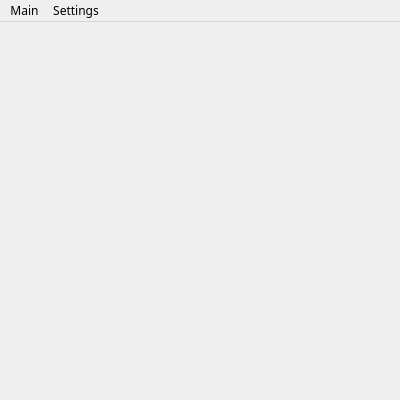
<?xml version="1.0" encoding="UTF-8"?>
<ui version="4.0">
 <class>MainWindow</class>
 <widget class="QMainWindow" name="MainWindow">
  <property name="enabled">
   <bool>true</bool>
  </property>
  <property name="geometry">
   <rect>
    <x>0</x>
    <y>0</y>
    <width>400</width>
    <height>400</height>
   </rect>
  </property>
  <property name="font">
   <font>
    <family>Japan</family>
   </font>
  </property>
  <property name="windowTitle">
   <string>MainWindow</string>
  </property>
  <widget class="QWidget" name="centralWidget">
   <property name="enabled">
    <bool>true</bool>
   </property>
   <layout class="QVBoxLayout" name="verticalLayout_2">
    <property name="spacing">
     <number>0</number>
    </property>
    <property name="leftMargin">
     <number>0</number>
    </property>
    <property name="topMargin">
     <number>0</number>
    </property>
    <property name="rightMargin">
     <number>0</number>
    </property>
    <property name="bottomMargin">
     <number>0</number>
    </property>
    <item>
     <layout class="QHBoxLayout" name="horizontalLayout">
      <property name="spacing">
       <number>0</number>
      </property>
      <item>
       <widget class="QStackedWidget" name="ContentStackedWidget">
        <property name="currentIndex">
         <number>0</number>
        </property>
        <widget class="WidgetWelcome" name="WelcomePage"/>
        <widget class="QcmExercice" name="ExerciceQcmPage"/>
        <widget class="KeyboardExercice" name="ExerciceKbdPage"/>
        <widget class="SymbolSetting" name="ExerciceSetSettingPage"/>
        <widget class="AppSettings" name="AppSettingsPage"/>
        <widget class="FntSetting" name="FontSettingPage"/>
        <widget class="ScreenSettings" name="ScreenSettingsPage"/>
       </widget>
      </item>
     </layout>
    </item>
   </layout>
  </widget>
  <widget class="QMenuBar" name="menuBar">
   <property name="enabled">
    <bool>true</bool>
   </property>
   <property name="geometry">
    <rect>
     <x>0</x>
     <y>0</y>
     <width>400</width>
     <height>20</height>
    </rect>
   </property>
   <property name="defaultUp">
    <bool>false</bool>
   </property>
   <widget class="QMenu" name="menuMain">
    <property name="title">
     <string>Main</string>
    </property>
    <widget class="QMenu" name="menuKatakana">
     <property name="title">
      <string>Katakana</string>
     </property>
     <addaction name="actionKatakana_to_Romanji_QCM"/>
     <addaction name="actionRomanji_to_Katakana_QCM"/>
     <addaction name="actionKatakana_to_Romanji_Kbd"/>
     <addaction name="actionEdit_Katakana_Set"/>
    </widget>
    <widget class="QMenu" name="menuHiragana">
     <property name="title">
      <string>Hiragana</string>
     </property>
     <addaction name="actionHiragana_to_Romanji_QCM"/>
     <addaction name="actionRomanji_to_Hiragana_QCM"/>
     <addaction name="actionHiragana_to_Romanji_Kbd"/>
     <addaction name="actionEdit_Hiragana_Set"/>
    </widget>
    <addaction name="menuHiragana"/>
    <addaction name="menuKatakana"/>
    <addaction name="actionAbout"/>
    <addaction name="separator"/>
    <addaction name="actionExit"/>
   </widget>
   <widget class="QMenu" name="menuSettings">
    <property name="title">
     <string>Settings</string>
    </property>
    <addaction name="actionApplication_Setting"/>
    <addaction name="actionFonts_Setting"/>
    <addaction name="actionScreen_Setting"/>
   </widget>
   <addaction name="menuMain"/>
   <addaction name="menuSettings"/>
  </widget>
  <action name="actionExit">
   <property name="text">
    <string>Exit</string>
   </property>
   <property name="font">
    <font/>
   </property>
  </action>
  <action name="actionAbout">
   <property name="text">
    <string>About</string>
   </property>
  </action>
  <action name="actionRomanji_to_Hiragana_QCM">
   <property name="text">
    <string>Romanji to Hiragana (QCM)</string>
   </property>
  </action>
  <action name="actionHiragana_to_Romanji_Kbd">
   <property name="text">
    <string>Hiragana to Romanji (Kbd)</string>
   </property>
  </action>
  <action name="actionKatakana_to_Romanji_QCM">
   <property name="text">
    <string>Katakana to Romanji (QCM)</string>
   </property>
  </action>
  <action name="actionRomanji_to_Katakana_QCM">
   <property name="text">
    <string>Romanji to Katakana (QCM)</string>
   </property>
  </action>
  <action name="actionKatakana_to_Romanji_Kbd">
   <property name="text">
    <string>Katakana to Romanji (Kbd)</string>
   </property>
  </action>
  <action name="actionHiragana_to_Romanji_QCM">
   <property name="text">
    <string>Hiragana to Romanji (QCM)</string>
   </property>
  </action>
  <action name="actionApplication_Setting">
   <property name="text">
    <string>Application</string>
   </property>
  </action>
  <action name="actionEdit_Hiragana_Set">
   <property name="text">
    <string>Edit Hiragana Set</string>
   </property>
  </action>
  <action name="actionEdit_Katakana_Set">
   <property name="text">
    <string>Edit Katakana Set</string>
   </property>
  </action>
  <action name="actionFonts_Setting">
   <property name="text">
    <string>Fonts</string>
   </property>
  </action>
  <action name="actionScreen_Setting">
   <property name="text">
    <string>Screen</string>
   </property>
  </action>
 </widget>
 <layoutdefault spacing="6" margin="11"/>
 <customwidgets>
  <customwidget>
   <class>WidgetWelcome</class>
   <extends>QWidget</extends>
   <header>widgetwelcome.h</header>
   <container>1</container>
  </customwidget>
  <customwidget>
   <class>QcmExercice</class>
   <extends>QWidget</extends>
   <header>qcmexercice.h</header>
   <container>1</container>
  </customwidget>
  <customwidget>
   <class>KeyboardExercice</class>
   <extends>QWidget</extends>
   <header>keyboardexercice.h</header>
   <container>1</container>
  </customwidget>
  <customwidget>
   <class>SymbolSetting</class>
   <extends>QWidget</extends>
   <header>symbolsetting.h</header>
   <container>1</container>
  </customwidget>
  <customwidget>
   <class>AppSettings</class>
   <extends>QWidget</extends>
   <header>appsettings.h</header>
   <container>1</container>
  </customwidget>
  <customwidget>
   <class>FntSetting</class>
   <extends>QWidget</extends>
   <header>fntsetting.h</header>
   <container>1</container>
  </customwidget>
  <customwidget>
   <class>ScreenSettings</class>
   <extends>QWidget</extends>
   <header>screensettings.h</header>
   <container>1</container>
  </customwidget>
 </customwidgets>
 <resources/>
 <connections/>
</ui>
